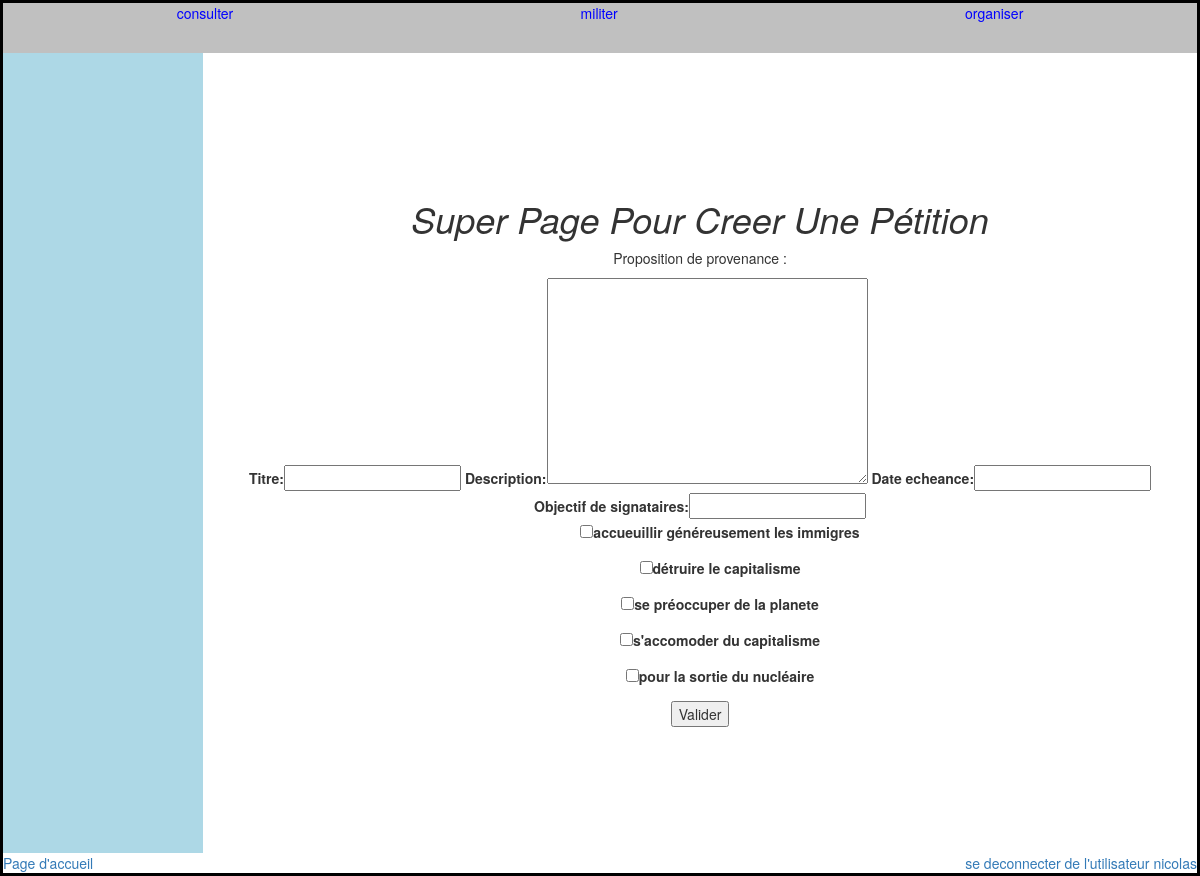
Screenshot of /revendication/creer_une_petition (signed in) with the database file from the repository.
### revendication/models.py (models this page shows, shortened)
class Proposition(models.Model):
    ennonce = models.CharField(max_length=200, null=True)
    date_creation = models.DateField (default= timezone.now, null=True)
    categorie =  models.ForeignKey(Theme, null=True, blank = True)
    supporter = models.ManyToManyField(User, through= "Soutien", null =True)
    champ_lexical = models.CharField (max_length = 100000, default = "vide", null = True)

### revendication/views.py (the view)
def creer_une_petition(request):
	if request.user.is_authenticated:
		user = request.user
	else:
		render(request, 'authentification_necessaire.html')
	if 'id_proposition' in request.GET:
		id_proposition = request.GET['id_proposition']
	else:
		id_proposition = ''
	if request.method == 'POST':
		form = PetitionForm(request.POST)
		if form.is_valid():
			titre = form.cleaned_data['titre']
			description = form.cleaned_data['description']
			date_echeance = form.cleaned_data['date_echeance']
			objectif_de_signataires = form.cleaned_data['objectif_de_signataires']
			try:
				propositions = request.POST.getlist('propositions')
			except:
				raise Http404
			if not propositions:
				return render(request, 'revendications/message.html', {'message':"Cocher au moins une proposition !"})
			"""
			"""
			petition = Petition.objects.create(titre=titre, description=description, date_echeance=date_echeance, objectif_de_signataires=objectif_de_signataires)
			for i in propositions:
				petition.propositions.add(i)
			petition.save()
			soutien = Soutien.objects.create(petition = petition, user = user, lien = 'CR')
			"""
			return render(request, 'revendications/merci.html')
			"""
			return render(request, 'revendications/message.html', {'message':"Pétition correctement créée... enfin, j'espère..."})
	else:
		form = PetitionForm()
		revendications_soutenues = Proposition.objects.filter(soutien__user = user)
		return render(request, 'revendications/creer_une_petition.html', {'form': form, 'id_proposition':id_proposition, 'revendications_soutenues':revendications_soutenues})

### revendication/forms.py
class PetitionForm(forms.Form):
	titre = forms.CharField(max_length = 100)
	description = forms.CharField(widget = forms.Textarea)
	date_echeance = forms.DateField(required = False)
	objectif_de_signataires = forms.IntegerField(required = False, min_value = 0)
	"""
	class Meta:
		model = Petition
		#fields = ['titre', 'description', 'propositions', 'date_echeance', 'objectif_de_signataires']
		fields = '__all__'
	"""

### revendication/templates/revendications/creer_une_petition.html (shortened to what this page needs)
{% extends "revendications/base.html" %}
{% block barre_centrale %}
<h1>Super Page pour creer une pétition</h1>
<p>Proposition de provenance : {{id_proposition}}</p>
<form action="{% url 'creer_une_petition' %}?id_proposition={{id_proposition}}" method="post">
    {{form}}
    <ul>
    {% for i in revendications_soutenues %}
        {% if i.id == id_proposition|add:"0" %}
            <p><input type="checkbox" checked="checked" name="propositions" id="id_prop_{{i.id}}" value="{{i.id}}" /><label for="id_prop_{{i.id}}">{{i.ennonce}}</label></p>
        {% else %}
            <p><input type="checkbox" name="propositions" id="id_prop_{{i.id}}" value="{{i.id}}" /><label for="id_prop_{{i.id}}">{{i.ennonce}}</label></p>
        {% endif %}
    {% endfor %}
    </ul>
    <input type="submit" value="Valider" />
</form>
{% endblock %}

### revendication/templates/revendications/base.html (shortened to what this page needs)
{% load static %}
<!DOCTYPE html>
<html>
    <head>
<link rel="stylesheet" href="{% static 'css/accueil.css' %}">
<link rel="stylesheet" href="//maxcdn.bootstrapcdn.com/bootstrap/3.2.0/css/bootstrap.min.css">
    </head>
    </head>
    <body>
        <header>
            <div class="barre_du_haut" id="barre_du_haut">
            {% block barre_du_haut %}
                    <a href="{% url 'consulter' %}" id="consulter" style="color:blue;"> consulter</a>
                    <a href="{% url 'militer' %}" id="militer" style="color:blue;"  > militer</a>
                    <a href="{% url 'organiser' %}" id="organiser" style="color:blue;">    organiser</a>
            {% endblock %}
            </div>
        </header>
        <div id="zone_centrale">
           <div class="barre_de_gauche">
            </div>
            <div class="barre_centrale">
             {% block barre_centrale %}
             {% endblock %}
            </div>
        </div>
         <footer>
           <div class "barre_du_bas" id="barre_du_bas">
            {% block barre_du_bas %}
                <a href="{% url 'accueil' %}">Page d'accueil</a>
                <div>
                {% if user.is_authenticated %}
                    <a href="{% url 'deconnexion' %}" > se deconnecter de l'utilisateur {{user}} </a>
                {% else %}
                    <a href="{% url 'authentification' %}" > se connecter</a>
                {% endif %}
                </div>
            {% endblock %}
          </div>
        </footer>
    </body>
</html>

### revendication/static/css/accueil.css (style rules this page uses)
.barre_du_haut { background-color: silver; color: white; display:flex; justify-content: space-around; align-items: stretch; height: 50px; }
#zone_centrale { display: flex; justify-content: center; min-height: 800px }
.barre_de_gauche { background-color: #ADD8E6; order:1; display:flex; min-width: 200px; text-align: center; justify-content: space-around; flex-direction: column; }
.barre_centrale { display:flex; flex-direction: column; order:2; background-color: white; text-align: center; width : 1000px; justify-content: center; margin: auto; }
#barre_du_bas { display: flex; justify-content: space-between; }
h1 { display: flex; justify-content: center; background-color: transparent; border-color: blue; color: maroon; cursor: w-resize; font-style: italic; font-weight: 500; text-align: center; text-transform: capitalize; }
body { border: 3px solid black; }

### rows the page displays
Proposition: ennonce "accueuillir généreusement les immigres"
Proposition: ennonce "détruire le capitalisme"
Proposition: ennonce "se préoccuper de la planete"
Proposition: ennonce "s'accomoder du capitalisme"
Proposition: ennonce "pour la sortie du nucléaire"

### other values shown
{{ user }} "nicolas"
